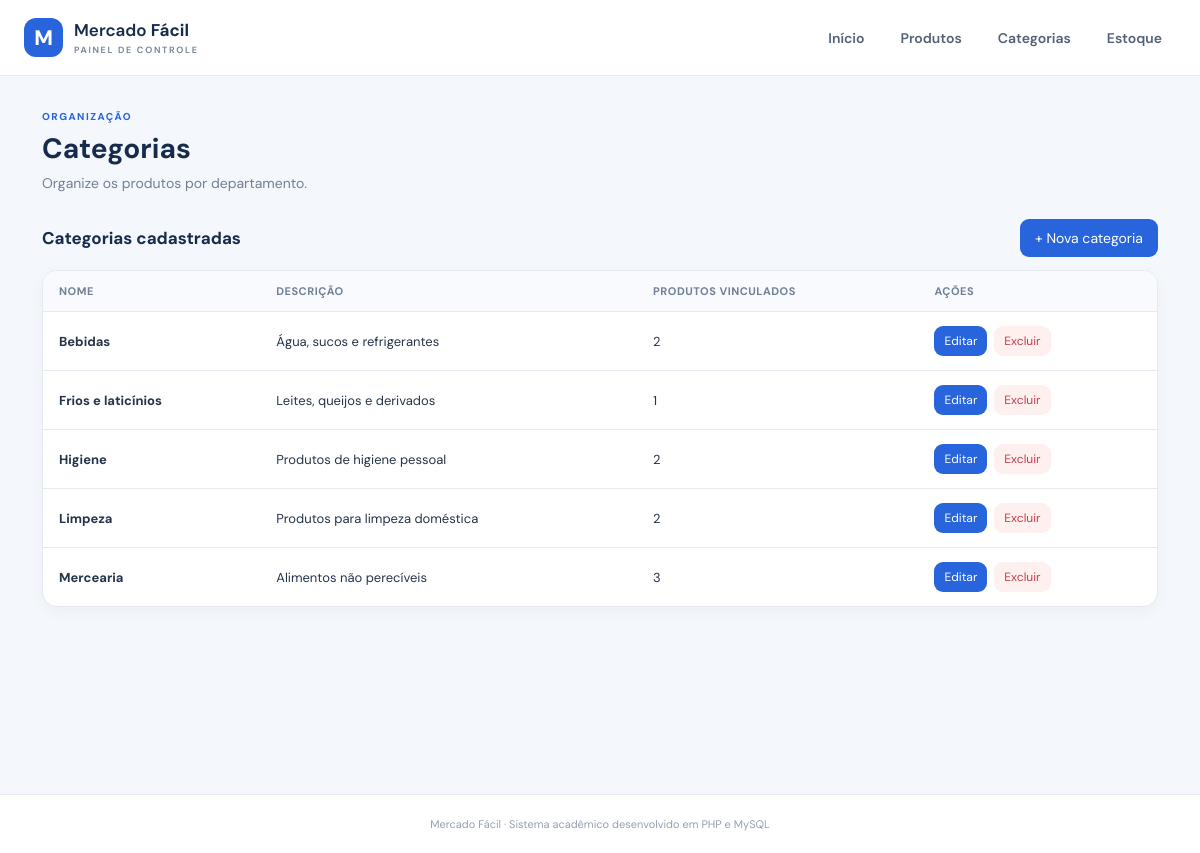
Page /categorias.php on the committed database.
### tables this page shows
CREATE TABLE IF NOT EXISTS categorias (
  id INT NOT NULL AUTO_INCREMENT,
  nome VARCHAR(80) NOT NULL,
  descricao VARCHAR(255) NULL,
  criado_em TIMESTAMP NOT NULL DEFAULT CURRENT_TIMESTAMP,
  PRIMARY KEY (id),
  UNIQUE KEY uk_categorias_nome (nome)
);

### includes/funcoes.php (called while the page is built, shortened)
<?php
function e($valor): string { return htmlspecialchars((string)$valor, ENT_QUOTES, 'UTF-8'); }

### categorias.php (the view)
<?php
require 'config.php';require 'includes/header.php';$categorias=$pdo->query('SELECT c.*,COUNT(p.id) total FROM categorias c LEFT JOIN produtos p ON p.categoria_id=c.id GROUP BY c.id ORDER BY c.nome')->fetchAll();
?>
<div class="eyebrow">Organização</div><h1 class="titulo">Categorias</h1><p class="subtitulo">Organize os produtos por departamento.</p><div class="secao"><h2>Categorias cadastradas</h2><a class="btn" href="categoria_form.php">+ Nova categoria</a></div>
<div class="painel"><table class="tabela"><thead><tr><th>Nome</th><th>Descrição</th><th>Produtos vinculados</th><th>Ações</th></tr></thead><tbody><?php foreach($categorias as $c): ?><tr><td><strong><?=e($c['nome'])?></strong></td><td><?=e($c['descricao']?:'—')?></td><td><?=e($c['total'])?></td><td><div class="acoes"><a class="btn small" href="categoria_form.php?id=<?=$c['id']?>">Editar</a><a class="btn small danger" href="categoria_excluir.php?id=<?=$c['id']?>">Excluir</a></div></td></tr><?php endforeach ?><?php if(!$categorias): ?><tr><td colspan="4" class="vazio">Nenhuma categoria cadastrada.</td></tr><?php endif ?></tbody></table></div>
<?php require 'includes/footer.php'; ?>

### assets/style.css (style rules this page uses)
:root { --navy:#172b4d;--blue:#2864dc;--cyan:#eaf2ff;--bg:#f4f7fb;--text:#263449;--muted:#718096;--line:#e5eaf1;--green:#13845b;--red:#c43c48;--amber:#a96a0a }
* { box-sizing:border-box }
body { margin:0;background:var(--bg);color:var(--text);font-family:'DM Sans',Arial,sans-serif;font-size:14px }
.eyebrow { color:var(--blue);font-weight:800;text-transform:uppercase;letter-spacing:1.5px;font-size:10px }
.titulo { font-size:28px;color:var(--navy);margin:7px 0 }
.subtitulo { color:var(--muted);margin:0 0 24px }
.card,.painel { background:#fff;border:1px solid var(--line);border-radius:15px;padding:20px;box-shadow:0 4px 16px #1b31500a }
.secao { display:flex;justify-content:space-between;align-items:center;margin:27px 0 13px }
.secao h2 { font-size:17px;color:var(--navy);margin:0 }
.btn { display:inline-flex;align-items:center;justify-content:center;border:0;border-radius:9px;padding:10px 15px;background:var(--blue);color:#fff;text-decoration:none;font:600 13px inherit;cursor:pointer }
.btn.danger { background:#fff0f0;color:var(--red) }
.btn.small { padding:7px 10px;font-size:12px }
.acoes { display:flex;gap:7px;flex-wrap:wrap }
.painel { padding:0;overflow:hidden }
.tabela { width:100%;border-collapse:collapse }
.tabela th { text-align:left;color:#718096;background:#f8fafd;font-size:11px;text-transform:uppercase;letter-spacing:.5px;padding:13px 16px }
.tabela td { padding:14px 16px;border-top:1px solid var(--line);font-size:13px }

### rows in the picture
categorias: nome "Bebidas", descricao "Água, sucos e refrigerantes", total "2"
categorias: nome "Frios e laticínios", descricao "Leites, queijos e derivados", total "1"
categorias: nome "Higiene", descricao "Produtos de higiene pessoal", total "2"
categorias: nome "Limpeza", descricao "Produtos para limpeza doméstica", total "2"
categorias: nome "Mercearia", descricao "Alimentos não perecíveis", total "3"
